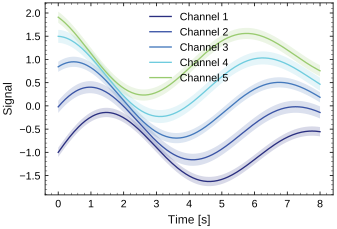

Write Python code to recreate this figure.
#!/usr/bin/env python3
"""Example: Tao Style five curves with filled bands using the tao palette."""

from __future__ import annotations

from pathlib import Path
import sys

import matplotlib

matplotlib.use("Agg")

import matplotlib.pyplot as plt
import numpy as np


ROOT = Path(__file__).resolve().parents[1]
sys.path.insert(0, str(ROOT / "scripts"))

from apply_tao_style import (  # noqa: E402
    TAO_PALETTE,
    axes_box_size,
    matplotlib_rcparams,
    save_adaptive_figure,
    set_fixed_axes_box,
)


def main() -> None:
    plt.rcParams.update(matplotlib_rcparams(svg_fonttype="path"))

    x = np.linspace(0, 8, 300)
    n = 5
    colors = TAO_PALETTE[:n]
    labels = [f"Channel {i + 1}" for i in range(n)]
    offsets = np.linspace(-1.0, 1.0, n)
    errors = [0.10, 0.13, 0.11, 0.14, 0.12]

    fig, ax = plt.subplots(figsize=axes_box_size())
    for i, (off, err, label, color) in enumerate(zip(offsets, errors, labels, colors)):
        y = np.sin(x + i * 0.5) * np.exp(-0.1 * x) + off
        ax.fill_between(x, y - err, y + err, color=color, alpha=0.18, linewidth=0)
        ax.plot(x, y, color=color, linewidth=1.0, label=label)

    ax.set_xlabel("Time [s]")
    ax.set_ylabel("Signal")
    ax.legend(fontsize=8, frameon=False)

    set_fixed_axes_box(fig, ax)
    output = Path(__file__).with_suffix(".svg")
    save_adaptive_figure(fig, output)
    plt.close(fig)
    print(output)


if __name__ == "__main__":
    main()
